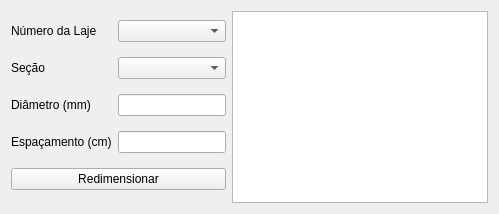
            <widget class="QWidget" name="tab_8">
             <attribute name="title">
              <string>Dimensionamento</string>
             </attribute>
             <layout class="QHBoxLayout" name="horizontalLayout_10">
              <item>
               <layout class="QHBoxLayout" name="horizontalLayout_9">
                <item>
                 <layout class="QGridLayout" name="gridLayout_24">
                  <item row="0" column="1">
                   <widget class="QComboBox" name="nlaje_cbox_dim_laje"/>
                  </item>
                  <item row="2" column="0">
                   <widget class="QLabel" name="label_28">
                    <property name="text">
                     <string>Diâmetro (mm)</string>
                    </property>
                   </widget>
                  </item>
                  <item row="1" column="0">
                   <widget class="QLabel" name="label_27">
                    <property name="text">
                     <string>Seção</string>
                    </property>
                   </widget>
                  </item>
                  <item row="2" column="1">
                   <widget class="QLineEdit" name="diametro_le_dim_laje"/>
                  </item>
                  <item row="3" column="1">
                   <widget class="QLineEdit" name="espac_le_dim_laje"/>
                  </item>
                  <item row="3" column="0">
                   <widget class="QLabel" name="label_29">
                    <property name="text">
                     <string>Espaçamento (cm)</string>
                    </property>
                   </widget>
                  </item>
                  <item row="1" column="1">
                   <widget class="QComboBox" name="sec_cbox_dim_laje"/>
                  </item>
                  <item row="0" column="0">
                   <widget class="QLabel" name="label_26">
                    <property name="text">
                     <string>Número da Laje</string>
                    </property>
                   </widget>
                  </item>
                  <item row="4" column="0" colspan="2">
                   <widget class="QPushButton" name="add_btn_dim_laje">
                    <property name="text">
                     <string>Redimensionar</string>
                    </property>
                   </widget>
                  </item>
                 </layout>
                </item>
                <item>
                 <widget class="QTextBrowser" name="textBrowser_dim_laje">
                  <property name="font">
                   <font>
                    <pointsize>14</pointsize>
                   </font>
                  </property>
                 </widget>
                </item>
               </layout>
              </item>
             </layout>
            </widget>
